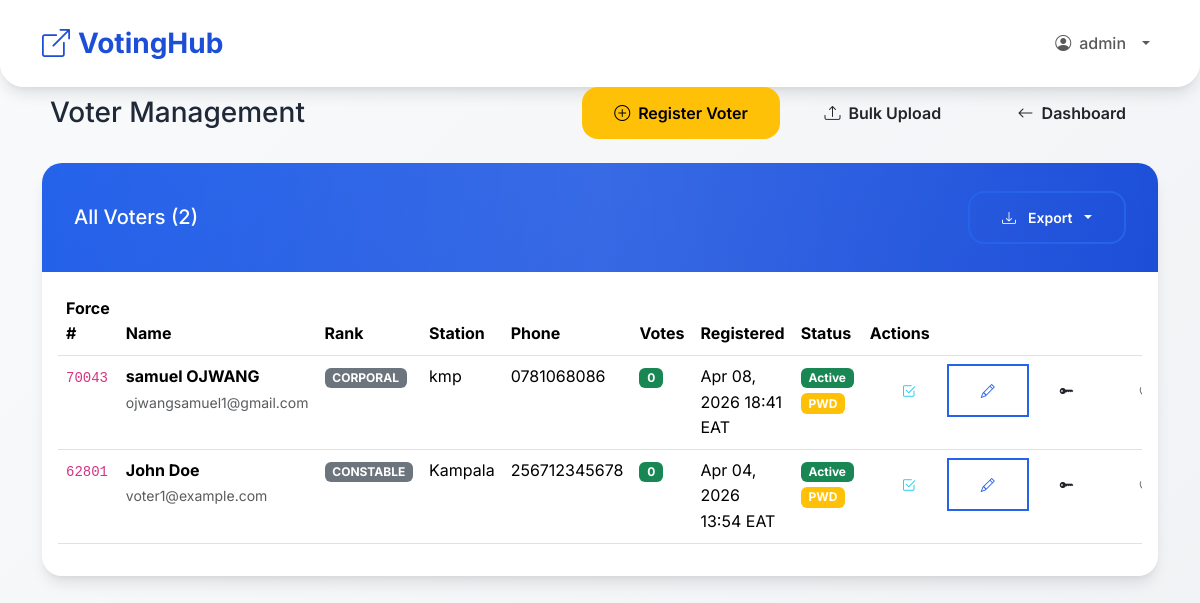
The page /polls/admin/voters/ (signed in) on the database as committed earlier.
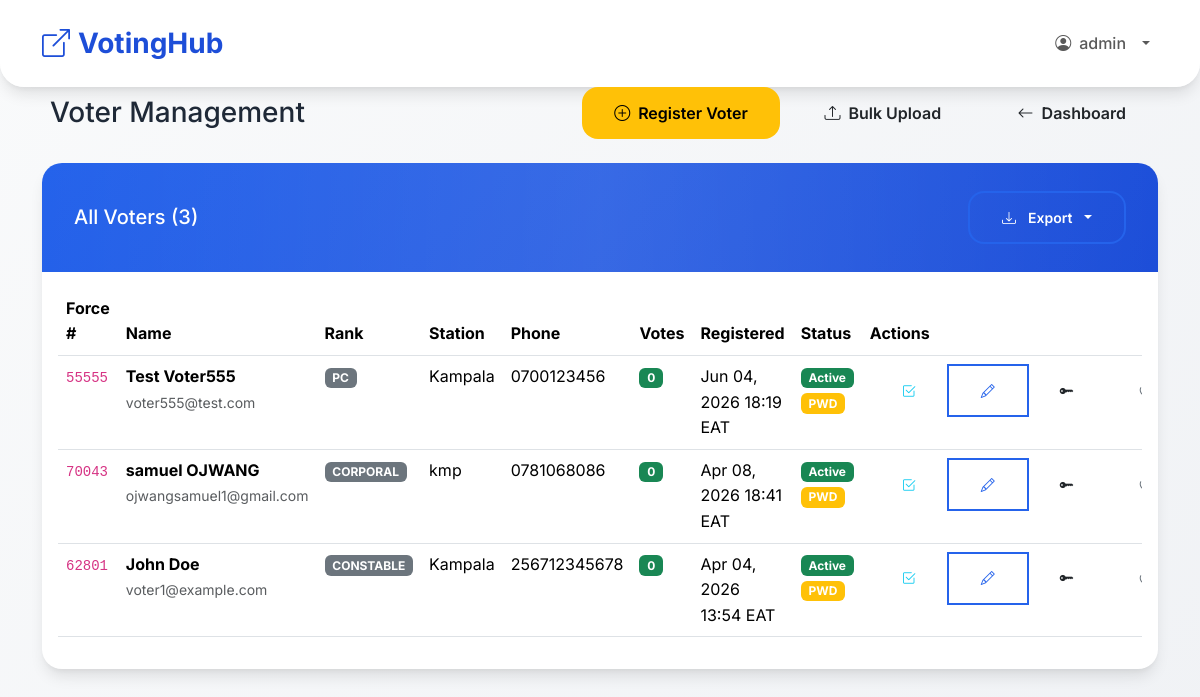
The same page on the database as committed later.
### polls/models.py (models this page shows, shortened)
class PoliceUser(AbstractUser):
    force_number = models.CharField(
        max_length=50,
        unique=True,
        help_text="Force Number"
    )
    rank = models.CharField(
        max_length=50,
        choices=[
            ('PC', 'PC'),
            ('CPL', 'CPL'),
            ('SGT', 'SGT'),
            ('S/SGT', 'S/SGT'),
            ('HCM', 'HCM'),
            ('AIP', 'AIP'),
            ('IP', 'IP'),
            ('ASP', 'ASP'),
            ('SP', 'SP'),
            ('SSP', 'SSP'),
            ('ACP', 'ACP'),
            ('CP', 'CP'),
        ]
    )
    station = models.CharField(max_length=100)
    phone = models.CharField(max_length=15, blank=True)
    otp_code = models.CharField(max_length=6, blank=True, null=True)
    otp_expiry = models.DateTimeField(blank=True, null=True)
    is_active_voter = models.BooleanField(default=False)
    role = models.CharField(
        max_length=20,
        choices=[
            ('SUPER_ADMIN', 'Super Admin'),
            ('ADMIN', 'Election Admin'),
            ('VOTER', 'Voter'),
        ],
        default='VOTER'
    )
    must_change_password = models.BooleanField(default=True)

### polls/views_admin.py (the view)
# urls.py: path('admin/voters/', views_admin.admin_voters, name='admin_voters'),
@login_required
@user_passes_test(is_admin)
def admin_voters(request):
    voters = PoliceUser.objects.filter(role='VOTER').order_by('-date_joined')
    return render(request, 'polls/admin_voters.html', {
        'voters': voters, 'is_superadmin': request.user.role == 'SUPER_ADMIN'
    })

### polls/views_admin.py (called while the page is built)
def is_admin(user):
    return user.role in ['SUPER_ADMIN', 'ADMIN']

### templates/polls/admin_voters.html (shortened to what the changed rows need)
{% extends 'base.html' %}
{% block content %}
<div class="row justify-content-center">
    <div class="col-lg-12">
        <div class="d-flex justify-content-between align-items-center mb-4">
            <h1 class="h3 mb-0">
                Voter Management
            </h1>
        </div>
        <div class="card mb-4">
            <div class="card-header">
                <div class="d-flex justify-content-between align-items-center">
                    <h5 class="mb-0">All Voters ({{ voters.count }})</h5>
                    <div class="btn-group">
                        <button type="button" class="btn btn-sm btn-outline-primary dropdown-toggle text-white" data-bs-toggle="dropdown">
                        </button>
                    </div>
                </div>
            </div>
            <div class="card-body">
                {% if voters %}
                    <div class="table-responsive">
                        <table class="table table-hover">
                            <thead>
                                <tr>
                                    <th>Force #</th>
                                    <th>Name</th>
                                    <th>Rank</th>
                                    <th>Station</th>
                                    <th>Phone</th>
                                    <th>Votes</th>
                                    <th>Registered</th>
                                    <th>Status</th>
                                    <th>Actions</th>
                                </tr>
                            </thead>
                            <tbody>
                                {% for voter in voters %}
                                <tr>
                                    <td><code>{{ voter.force_number }}</code></td>
                                    <td>
                                        <strong>{{ voter.get_full_name }}</strong>
                                        <br><small class="text-muted">{{ voter.email }}</small>
                                    </td>
                                    <td><span class="badge bg-secondary">{{ voter.get_rank_display }}</span></td>
                                    <td>{{ voter.station }}</td>
                                    <td>{{ voter.phone|default:"-" }}</td>
                                    <td><span class="badge bg-success">{{ voter.votes.count }}</span></td>
                                    <td>{{ voter.date_joined|date:"M d, Y H:i" }} EAT</td>
                                    <td>
                                        {% if voter.is_active %}
                                            <span class="badge bg-success">Active</span>
                                        {% else %}
                                            <span class="badge bg-danger">Inactive</span>
                                        {% endif %}
                                        {% if voter.must_change_password %}
                                            <span class="badge bg-warning">PWD</span>
                                        {% endif %}
                                    </td>
                                    <td>
                                        <div class="btn-group btn-group-sm">
                                            <a href="{% url 'polls:admin_voter_elections' voter.id %}" class="btn btn-outline-info" title="Manage Elections">
                                                <i class="bi bi-check2-square"></i>
                                            </a>
                                            <a href="{% url 'polls:admin_edit_voter' voter.id %}" class="btn btn-outline-primary" title="Edit">
                                                <i class="bi bi-pencil"></i>
                                            </a>
                                            {% if is_superadmin %}
                                                <a href="{% url 'polls:admin_change_voter_password' voter.id %}" class="btn btn-outline-dark" title="Change Password">
                                                    <i class="bi bi-key-fill"></i>
                                                </a>
                                            {% endif %}
                                            <form method="post" action="{% url 'polls:admin_reset_voter_votes' voter.id %}" style="display:inline;" onsubmit="return confirm('Reset ALL votes for {{ voter.get_full_name }}? They will be able to vote again.')">
                                                <button type="submit" class="btn btn-outline-secondary" title="Reset Votes">
                                                    <i class="bi bi-arrow-counterclockwise"></i>
                                                </button>
                                            </form>
                                        </div>
                                    </td>
                                </tr>
                                {% endfor %}
                            </tbody>
                        </table>
                    </div>
                {% endif %}
            </div>
        </div>
    </div>
</div>
{% endblock %}

Rows that differ between the two databases and show on the page:
added PoliceUser: force_number "55555", get_full_name "Test Voter555", email "voter555@test.com", rank "PC", station "Kampala", phone "0700123456", votes.count "0", date_joined "Jun 04, 2026 18:19", is_active "Active", must_change_password "PWD"
Other text that changed with them:
{{ voters.count }}: "2" → "3"
